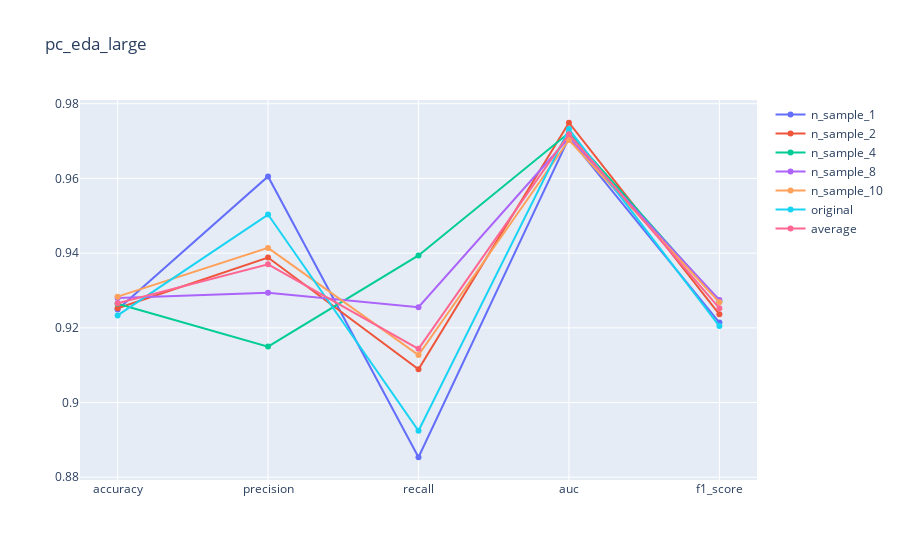

This figure's notebook cell:
### Code cell
vis(pc_eda_large, 'pc_eda_large')

### Figure 1 — Plotly figure (JSON) as saved in the notebook; plotly's stock layout.template omitted (floating-point values rounded to 4 significant figures)
{"data": [{"name": "n_sample_1", "type": "scatter", "x": ["accuracy", "precision", "recall", "auc", "f1_score"], "y": [0.9249, 0.9605, 0.8853, 0.9709, 0.9214]}, {"name": "n_sample_2", "type": "scatter", "x": ["accuracy", "precision", "recall", "auc", "f1_score"], "y": [0.9252, 0.9388, 0.9089, 0.9749, 0.9236]}, {"name": "n_sample_4", "type": "scatter", "x": ["accuracy", "precision", "recall", "auc", "f1_score"], "y": [0.9265, 0.915, 0.9394, 0.9722, 0.927]}, {"name": "n_sample_8", "type": "scatter", "x": ["accuracy", "precision", "recall", "auc", "f1_score"], "y": [0.928, 0.9294, 0.9255, 0.9709, 0.9275]}, {"name": "n_sample_10", "type": "scatter", "x": ["accuracy", "precision", "recall", "auc", "f1_score"], "y": [0.9283, 0.9414, 0.9127, 0.9703, 0.9268]}, {"name": "original", "type": "scatter", "x": ["accuracy", "precision", "recall", "auc", "f1_score"], "y": [0.9233, 0.9503, 0.8924, 0.9732, 0.9205]}, {"name": "average", "type": "scatter", "x": ["accuracy", "precision", "recall", "auc", "f1_score"], "y": [0.9266, 0.937, 0.9144, 0.9718, 0.9253]}], "layout": {"title": {"text": "pc_eda_large"}}}
